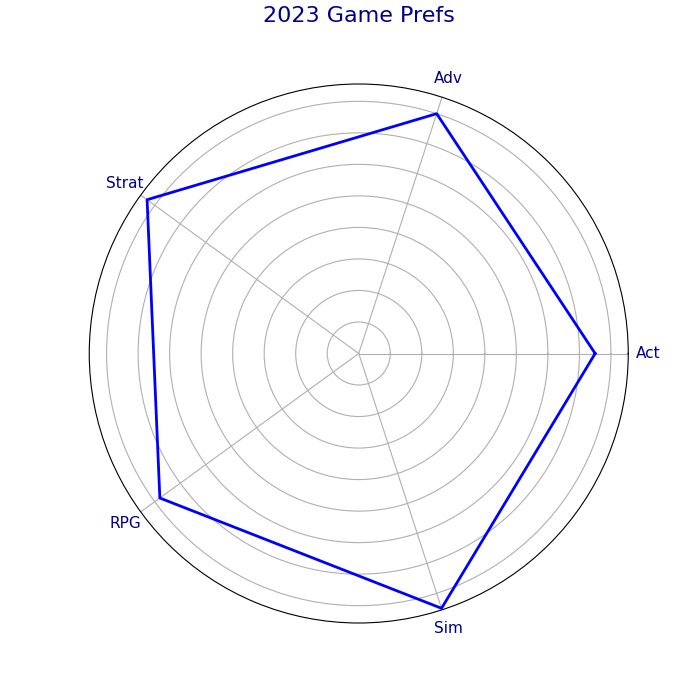

Write Python code to recreate this figure.
import matplotlib.pyplot as plt
import numpy as np

categories = ['Act', 'Adv', 'Strat', 'RPG', 'Sim']
num_vars = len(categories)

# Manually shuffled ratings to achieve a "random" order.
ratings = [7.5, 8.0, 8.3, 7.8, 8.5]

angles = np.linspace(0, 2 * np.pi, num_vars, endpoint=False).tolist()
ratings += ratings[:1]
angles += angles[:1]

fig, ax = plt.subplots(figsize=(7, 7), subplot_kw=dict(polar=True))

ax.plot(angles, ratings, color='blue', linewidth=2)

ax.set_yticklabels([])
ax.set_xticks(angles[:-1])
ax.set_xticklabels(categories, fontsize=11, color='darkblue')

plt.title('2023 Game Prefs', size=16, color='darkblue', y=1.1)

plt.show()
